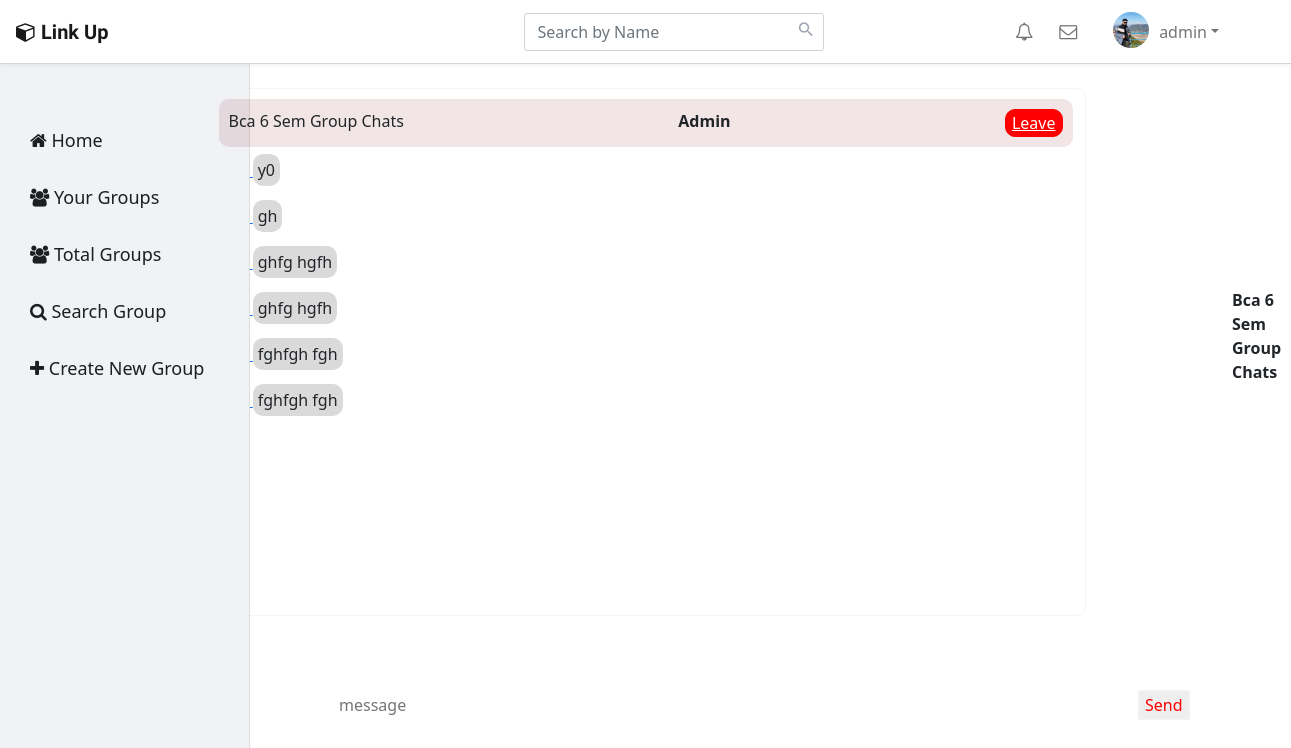
The app's page /groupchat/display.php?user_id= 21 &room_name=Bca 6 Sem Group Chats (signed in), older data.
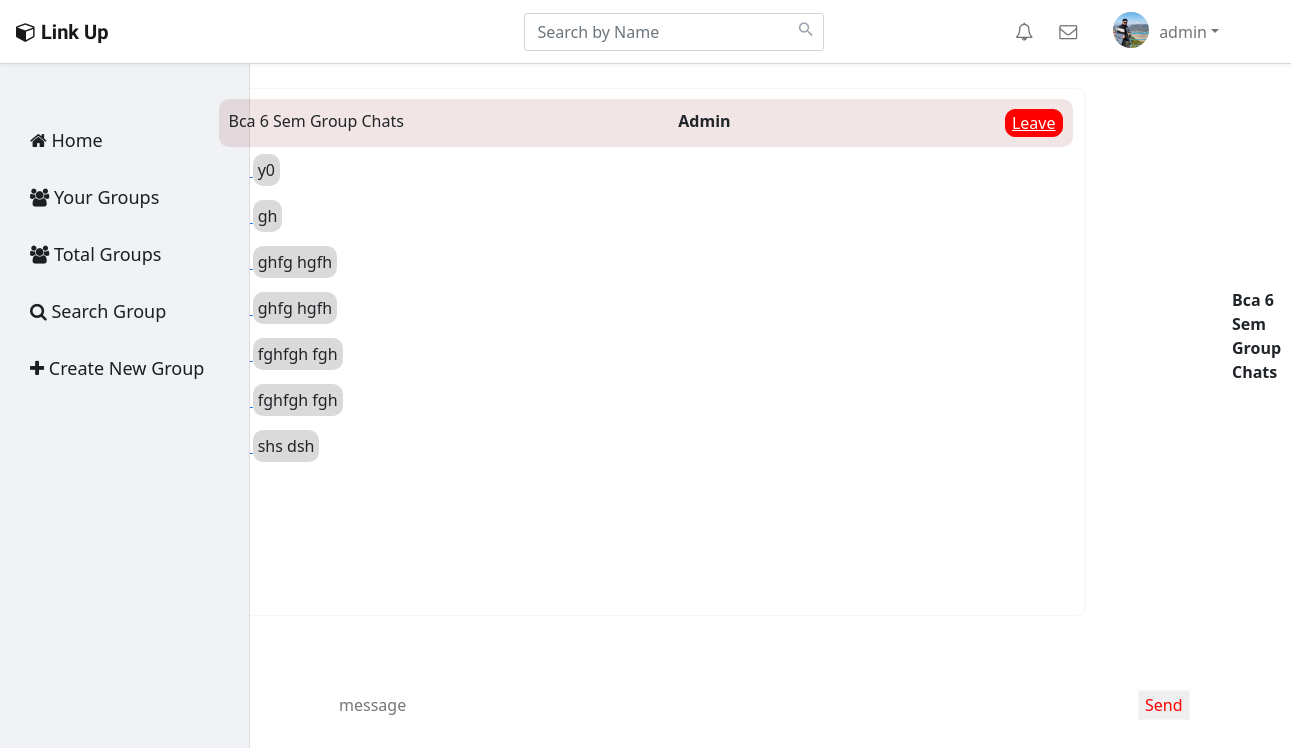
The same page, newer data.
### tables this page shows
CREATE TABLE `groupchat` (
  `id` int(20) NOT NULL,
  `name` varchar(20) NOT NULL,
  `chats` varchar(200) NOT NULL,
  `chat_room` int(20) NOT NULL,
  `room_name` varchar(20) NOT NULL,
  `p_p` varchar(255) NOT NULL,
  `time` datetime NOT NULL DEFAULT current_timestamp()
);

### groupchat/display.php (the view, shortened to what this page needs)
<!DOCTYPE html>
<html lang="en">
<?php include '../client/nav_header.php' ?>
<link rel="stylesheet" href="../client/assets/css/landing_page.css">
<body>
  <nav class="navbar navbar-expand-sm navbar-light fixed-top ">
    <a href="../home.php" class="navbar-brand mr-3"><i class="fa fa-cube"></i><b>Link Up</b></a>
    <form class="navbar-form form-inline mr-4" style="margin-right:30px;">
      <div class="input-group search-box">
        <input type="text" id="searchText" class="form-control" placeholder="Search by Name">
        <span class="input-group-addon"><i class="material-icons">&#xE8B6;</i></span>
      </div>
    </form>
    <div id="navbarCollapse" class="collapse navbar-collapse justify-content-start ml-5">
      <div class="navbar-nav">
        <a href="#" class="nav-item nav-link active"> Home</a>
        <a href="video.php" class="nav-item nav-link">Video</a>
      </div>
      <div class="navbar-nav ml-auto mr-5">
        <a href="profile.php" class="nav-item nav-link notifications"><i class="fa fa-bell-o"></i><span class="badge"></span></a>
        <a href="final_one.php" class="nav-item nav-link messages"><i class="fa fa-envelope-o"></i><span class="badge"></span></a></a>
        <div class="nav-item dropdown">
          <a href="#" data-toggle="dropdown" class="nav-link dropdown-toggle user-action">
            <img src="../client/assets/uploads/<?= $_SESSION['p_p'] ?>" class="w-30 rounded-circle" height="36" width="36">
            <?php echo htmlspecialchars($_SESSION["username"]); ?><b class="caret"></b></a>
        </div>
      </div>
    </div>
  </nav>
  <?php
  if (isset($_GET["user_id"]) && isset($_GET["user_id"])) {
    $data = $_GET["user_id"];
    $room_name = $_GET["room_name"];
  }
  ?>
  <a href="index.php"> HOme </a>
  <?php
  if (isset($_GET["user_id"]) && isset($_GET["user_id"])) {
    $data = $_GET["user_id"];
    $room_name = $_GET["room_name"];
  }
  $conn = new mysqli('localhost', 'root', '', 'chat_app_db');
  $sql = "SELECT * FROM `groupchat` WHERE chat_room = ' $data'";
  $result = $conn->query($sql);
  if ($result->num_rows > 0) {
    echo "<div class='container'>";
    echo "<div class=''>";
    include 'sidenav.php';
    echo "<div class='sticky'>   $room_name <strong> Admin </strong> ";
    echo "<button  btn-danger >  <a href='index.php' style='color:white; list-type:none;'>  Leave  </a>  </button> </div>";
    while ($rows = $result->fetch_assoc()) {
      echo "<a href=''>";
      echo " <a class='chats'> " . $rows["chats"] . " <br> </a> </p> ";
      echo "</a>";
    }
    echo "</div>";
  ?>
  <?php
    echo "</div>";
  }
  ?>
  <?php
  include 'config.php';
  ?>
  <?php
  $namee = $_SESSION['name'];
  $sql = "SELECT * FROM users  where name='$namee'";
  $result = $conn->query($sql);
  if ($result->num_rows > 0) {
    while ($row = $result->fetch_assoc()) {
      $p_p = "" . $row["p_p"] . "";
    }
  }
  ?>
  <div class="lastsection">
    <div class="bg">
      <p> <strong> <?php echo $room_name ?> </strong></p>
    </div>
  </div>
  <form action="" id="submitform" method="post" class="message">
    <input type="text" name="chats" class="chat" placeholder="message"><br>
    <input type="hidden" name="name" value="<?php echo $_SESSION["name"] ?>" placeholder="name"><br>
    <input type="hidden" name="room_name" value="<?php echo $room_name; ?>" placeholder="name"><br>
    <input type="hidden" name="p_p" value="<?php echo  $p_p ?>"> <br>
    <input type="hidden" name="chat_room" value="<?php echo $data ?>" placeholder="name"><br>
    <input type="submit" name="submit" class="submit" value="Send"><br>
  </form>

Row changes from the older to the newer data that the page shows:
added groupchat: chats "shs dsh"
